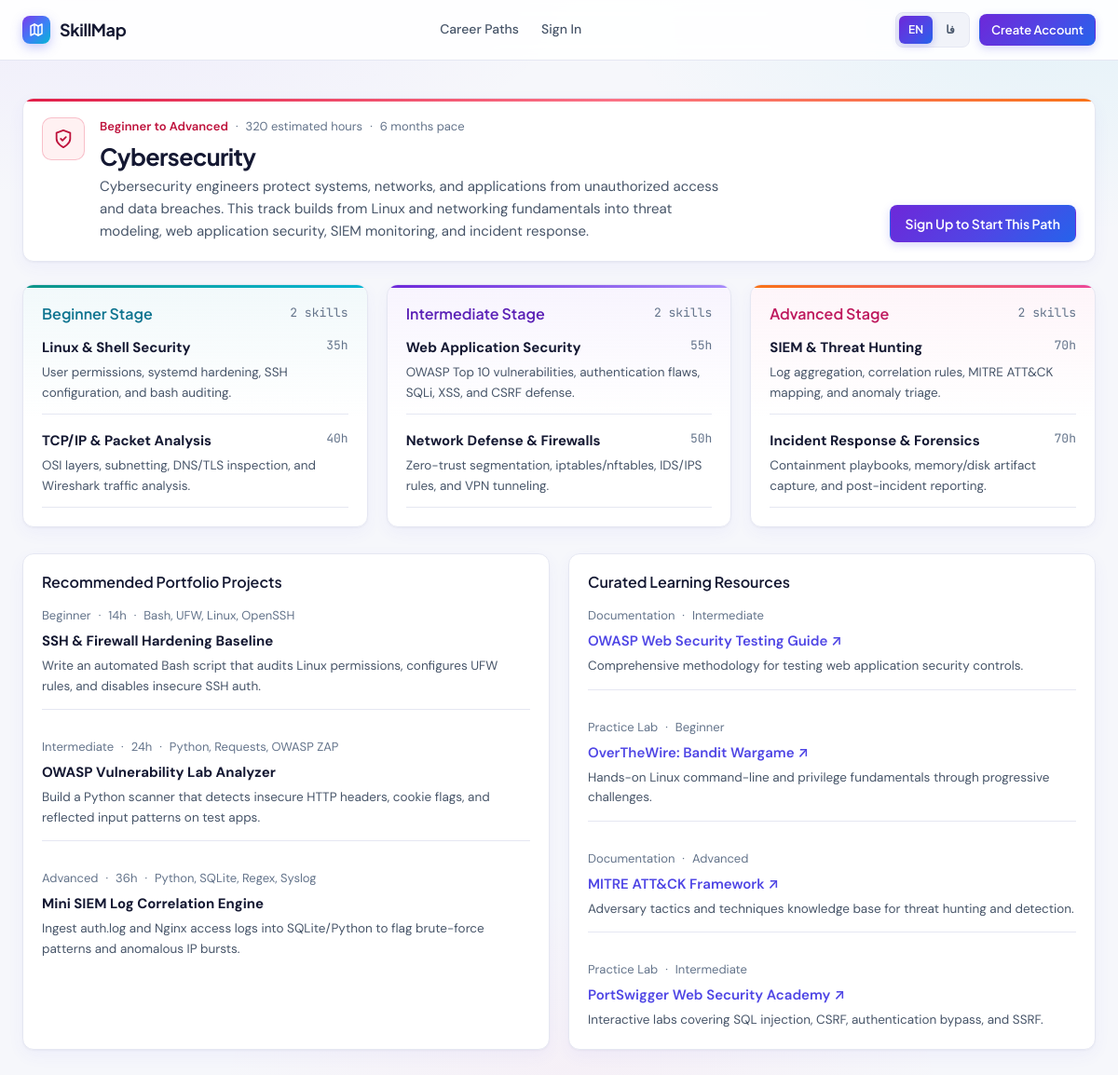
/careers/cybersecurity, run on the app's committed database.
### tables this page shows
CREATE TABLE career_paths (
    id INTEGER PRIMARY KEY AUTOINCREMENT,
    slug TEXT NOT NULL UNIQUE,
    title TEXT NOT NULL UNIQUE,
    tagline TEXT NOT NULL,
    description TEXT NOT NULL,
    estimated_hours INTEGER NOT NULL CHECK (estimated_hours > 0),
    estimated_months INTEGER NOT NULL CHECK (estimated_months > 0),
    difficulty_summary TEXT NOT NULL,
    icon_name TEXT NOT NULL DEFAULT 'compass',
    accent_color TEXT NOT NULL DEFAULT '#4338CA',
    created_at DATETIME NOT NULL DEFAULT CURRENT_TIMESTAMP
);

CREATE TABLE skills (
    id INTEGER PRIMARY KEY AUTOINCREMENT,
    career_path_id INTEGER NOT NULL REFERENCES career_paths(id) ON DELETE CASCADE,
    name TEXT NOT NULL,
    level TEXT NOT NULL CHECK (level IN ('Beginner', 'Intermediate', 'Advanced')),
    description TEXT NOT NULL,
    estimated_hours INTEGER NOT NULL DEFAULT 20 CHECK (estimated_hours > 0),
    sort_order INTEGER NOT NULL DEFAULT 0,
    UNIQUE (career_path_id, name)
);

CREATE TABLE career_recommended_projects (
    id INTEGER PRIMARY KEY AUTOINCREMENT,
    career_path_id INTEGER NOT NULL REFERENCES career_paths(id) ON DELETE CASCADE,
    title TEXT NOT NULL,
    level TEXT NOT NULL CHECK (level IN ('Beginner', 'Intermediate', 'Advanced')),
    description TEXT NOT NULL,
    tech_stack TEXT NOT NULL,
    estimated_hours INTEGER NOT NULL DEFAULT 15 CHECK (estimated_hours > 0)
);

CREATE TABLE resources (
    id INTEGER PRIMARY KEY AUTOINCREMENT,
    user_id INTEGER REFERENCES users(id) ON DELETE CASCADE,
    career_path_id INTEGER REFERENCES career_paths(id) ON DELETE SET NULL,
    title TEXT NOT NULL,
    description TEXT NOT NULL DEFAULT '',
    url TEXT NOT NULL,
    category TEXT NOT NULL CHECK (category IN ('Documentation', 'Course', 'Book', 'Video', 'Article', 'Tool', 'Practice Lab')),
    difficulty TEXT NOT NULL DEFAULT 'Beginner' CHECK (difficulty IN ('Beginner', 'Intermediate', 'Advanced')),
    is_completed INTEGER NOT NULL DEFAULT 0 CHECK (is_completed IN (0, 1)),
    created_at DATETIME NOT NULL DEFAULT CURRENT_TIMESTAMP
);

### routes/careers.py (the view, shortened to what this page needs)
@careers_bp.route("/<slug>")
def detail(slug: str):
    career = query_one("SELECT * FROM career_paths WHERE slug = ?", (slug,))
    if career is None:
        abort(404)
    skills = query_all(
        "SELECT * FROM skills WHERE career_path_id = ? ORDER BY sort_order ASC",
        (career["id"],),
    )
    skills_by_level = {"Beginner": [], "Intermediate": [], "Advanced": []}
    for skill in skills:
        skills_by_level.setdefault(skill["level"], []).append(skill)
    recommended_projects = query_all(
        "SELECT * FROM career_recommended_projects WHERE career_path_id = ? ORDER BY id ASC",
        (career["id"],),
    )
    curated_resources = query_all(
        "SELECT * FROM resources WHERE career_path_id = ? AND user_id IS NULL ORDER BY id ASC",
        (career["id"],),
    )
    is_enrolled = False
    return render_template(
        "careers/detail.html",
        career=career,
        skills_by_level=skills_by_level,
        recommended_projects=recommended_projects,
        curated_resources=curated_resources,
        is_enrolled=is_enrolled,
    )

### auth.py (called while the page is built, shortened)
def get_csrf_token() -> str:
    token = session.get("_csrf_token")
    if not token:
        token = secrets.token_urlsafe(32)
        session["_csrf_token"] = token
    return token

def load_logged_in_user() -> None:
    user_id = session.get("user_id")
    if user_id is None:
        g.user = None

### database.py (called while the page is built)
def get_db() -> sqlite3.Connection:
    if "db" not in g:
        db_path = current_app.config["DATABASE_PATH"]
        if db_path != ":memory:":
            os.makedirs(os.path.dirname(db_path), exist_ok=True)
        conn = sqlite3.connect(
            db_path,
            detect_types=sqlite3.PARSE_DECLTYPES,
        )
        conn.row_factory = sqlite3.Row
        conn.execute("PRAGMA foreign_keys = ON;")
        g.db = conn
    return g.db

def query_all(sql: str, params: Iterable[Any] = ()) -> list[sqlite3.Row]:
    return get_db().execute(sql, tuple(params)).fetchall()

def query_one(sql: str, params: Iterable[Any] = ()) -> Optional[sqlite3.Row]:
    return get_db().execute(sql, tuple(params)).fetchone()

### translations.py (called while the page is built, shortened)
def get_lang() -> str:
    if has_request_context():
        cached = getattr(g, "lang", None)
        if cached in SUPPORTED_LANGUAGES:
            return cached
    return DEFAULT_LANGUAGE

def get_text_dir(lang: Optional[str] = None) -> str:
    active = lang or get_lang()
    return "rtl" if active == "fa" else "ltr"

def load_language_preference() -> None:
    lang = DEFAULT_LANGUAGE
    sess_lang = session.get("lang")
    cookie_lang = request.cookies.get("skillmap_lang")
    if sess_lang in SUPPORTED_LANGUAGES:
        lang = sess_lang
    elif cookie_lang in SUPPORTED_LANGUAGES:
        lang = cookie_lang
        session["lang"] = lang
    g.lang = lang
    g.text_dir = get_text_dir(lang)

def t(key: str, lang: Optional[str] = None, **kwargs: Any) -> str:
    active = lang or get_lang()
    table = TRANSLATIONS.get(active, TRANSLATIONS["en"])
    text = table.get(key)
    if text is None:
        text = TRANSLATIONS["en"].get(key, key)
    if kwargs:
        try:
            return text.format(**kwargs)
        except Exception:
            return text
    return text

def t_enum(group: str, value: str, lang: Optional[str] = None) -> str:
    active = lang or get_lang()
    return ENUM_TRANSLATIONS.get(group, {}).get(active, {}).get(value, value)

def t_rec_project_title(title: str, lang: Optional[str] = None) -> str:
    active = lang or get_lang()
    if active != "fa":
        return title
    return REC_PROJECT_FA.get(title, {}).get("title", title)

### templates/careers/detail.html (shortened to what this page needs)
{% extends "base.html" %}
{% from "_macros.html" import career_icon %}
{% set career_localized_title = t_career_field(career.slug, 'title', career.title) %}
{% macro career_detail_body() %}
<section class="surface-card career-card career-theme--{{ career.slug }}" style="margin-bottom: 24px;">
  <div class="page-header" style="margin-bottom: 0;">
    <div style="display: flex; align-items: flex-start; gap: 16px;">
      <span class="career-emblem" style="width: 46px; height: 46px;">{{ career_icon(career.slug, 22) }}</span>
      <div>
        <div class="meta-line" style="margin-bottom: 6px;">
          <span class="career-ink-text">{{ t_career_field(career.slug, 'difficulty_summary', career.difficulty_summary) }}</span>
          <span aria-hidden="true">&middot;</span>
          <span class="tabular-nums">{{ t('careers.est_hours', hours=career.estimated_hours) }}</span>
          <span aria-hidden="true">&middot;</span>
          <span class="tabular-nums">{{ t('careers.est_months', months=career.estimated_months) }}</span>
        </div>
        <h1 class="page-title">{{ career_localized_title }}</h1>
        <p class="page-subtitle">{{ t_career_field(career.slug, 'description', career.description) }}</p>
      </div>
    </div>
    <div>
      {% if current_user %}
        <form action="{{ url_for('careers.enroll', slug=career.slug) }}" method="POST">
          <input type="hidden" name="csrf_token" value="{{ csrf_token() }}" />
          <button type="submit" class="btn btn-primary">
            {% if is_enrolled %}{{ t('careers.open_personalized') }}{% else %}{{ t('careers.enroll_generate') }}{% endif %}
          </button>
        </form>
      {% else %}
        <a href="{{ url_for('auth.register') }}" class="btn btn-primary">{{ t('careers.signup_start') }}</a>
      {% endif %}
    </div>
  </div>
</section>
<section class="stack-lg" style="margin-bottom: 28px;">
  <div class="grid-3">
    {% set stage_classes = {'Beginner': 'kpi-turquoise', 'Intermediate': 'kpi-purple', 'Advanced': 'kpi-coral'} %}
    {% for level_name in ['Beginner', 'Intermediate', 'Advanced'] %}
      <div class="kpi-card {{ stage_classes[level_name] }}" style="padding: 20px; gap: 14px;">
        <div class="card-header" style="margin-bottom: 0;">
          <h2 class="card-title level-text--{{ level_name }}">{{ t('careers.stage_title', level=t_enum('level', level_name)) }}</h2>
          <span class="font-mono" style="font-size: 0.8125rem; color: var(--text-muted);">
            {{ t('common.skills_count', count=skills_by_level[level_name]|length) }}
          </span>
        </div>
        <div class="stack-md">
          {% for skill in skills_by_level[level_name] %}
            <div style="padding-bottom: 12px; border-bottom: 1px solid var(--border-hairline);">
              <div style="display: flex; justify-content: space-between; gap: 8px;">
                <strong style="font-size: 0.9375rem;">{{ t_skill_name(skill.name) }}</strong>
                <span class="font-mono" style="font-size: 0.8125rem; color: var(--text-muted);">{{ skill.estimated_hours }}{{ t('common.hours_unit') }}</span>
              </div>
              <p style="margin-top: 4px; font-size: 0.84375rem; color: var(--text-secondary);">
                {{ t_skill_desc(skill.name, skill.description) }}
              </p>
            </div>
          {% endfor %}
        </div>
      </div>
    {% endfor %}
  </div>
</section>
<section class="grid-2">
  <div class="surface-card">
    <div class="card-header">
      <h2 class="card-title">{{ t('careers.rec_projects') }}</h2>
    </div>
    <div class="stack-md">
      {% for proj in recommended_projects %}
        <div class="list-row">
          <div>
            <div class="meta-line" style="margin-bottom: 4px;">
              <span>{{ t_enum('level', proj.level) }}</span>
              <span aria-hidden="true">&middot;</span>
              <span class="tabular-nums">{{ proj.estimated_hours }}{{ t('common.hours_unit') }}</span>
              <span aria-hidden="true">&middot;</span>
              <span>{{ proj.tech_stack }}</span>
            </div>
            <strong style="font-size: 0.9375rem;">{{ t_rec_project_title(proj.title) }}</strong>
            <p style="margin-top: 4px; font-size: 0.84375rem; color: var(--text-secondary);">{{ t_rec_project_desc(proj.title, proj.description) }}</p>
          </div>
        </div>
      {% endfor %}
    </div>
  </div>
  <div class="surface-card">
    <div class="card-header">
      <h2 class="card-title">{{ t('careers.curated_resources') }}</h2>
    </div>
    <div class="stack-md">
      {% for res in curated_resources %}
        <div class="list-row">
          <div style="min-width: 0; flex: 1;">
            <div class="meta-line" style="margin-bottom: 4px;">
              <span>{{ t_enum('category', res.category) }}</span>
              <span aria-hidden="true">&middot;</span>
              <span>{{ t_enum('level', res.difficulty) }}</span>
            </div>
            <a href="{{ res.url }}" target="_blank" rel="noopener noreferrer" style="font-weight: 600; color: var(--accent-indigo);">
              {{ t_resource_title(res.title) }} {{ t('common.arrow_external') }}
            </a>
            <p style="margin-top: 4px; font-size: 0.84375rem; color: var(--text-secondary);">{{ t_resource_desc(res.title, res.description) }}</p>
          </div>
        </div>
      {% endfor %}
    </div>
  </div>
</section>
{% endmacro %}
{% block public_content %}
  {{ career_detail_body() }}
{% endblock %}

### data on the page
career_paths: slug+difficulty_summary "Beginner to Advanced", estimated_hours "320 estimated hours", estimated_months "6 months pace", title "Cybersecurity", slug+description "Cybersecurity engineers protect systems, networks, and applications from unauthorized access and data breaches. This track builds from Linux and networking fundamentals into threat modeling, web application security, SIEM monitoring, and incident response."
skills: name "Linux & Shell Security", estimated_hours "35", t "h", name+description "User permissions, systemd hardening, SSH configuration, and bash auditing."
skills: name "TCP/IP & Packet Analysis", estimated_hours "40", t "h", name+description "OSI layers, subnetting, DNS/TLS inspection, and Wireshark traffic analysis."
skills: name "Web Application Security", estimated_hours "55", t "h", name+description "OWASP Top 10 vulnerabilities, authentication flaws, SQLi, XSS, and CSRF defense."
skills: name "Network Defense & Firewalls", estimated_hours "50", t "h", name+description "Zero-trust segmentation, iptables/nftables, IDS/IPS rules, and VPN tunneling."
skills: name "SIEM & Threat Hunting", estimated_hours "70", t "h", name+description "Log aggregation, correlation rules, MITRE ATT&CK mapping, and anomaly triage."
skills: name "Incident Response & Forensics", estimated_hours "70", t "h", name+description "Containment playbooks, memory/disk artifact capture, and post-incident reporting."
career_recommended_projects: level "Beginner", estimated_hours "14", t "h", tech_stack "Bash, UFW, Linux, OpenSSH", title "SSH & Firewall Hardening Baseline", title+description "Write an automated Bash script that audits Linux permissions, configures UFW rules, and disables insecure SSH auth."
career_recommended_projects: level "Intermediate", estimated_hours "24", t "h", tech_stack "Python, Requests, OWASP ZAP", title "OWASP Vulnerability Lab Analyzer", title+description "Build a Python scanner that detects insecure HTTP headers, cookie flags, and reflected input patterns on test apps."
career_recommended_projects: level "Advanced", estimated_hours "36", t "h", tech_stack "Python, SQLite, Regex, Syslog", title "Mini SIEM Log Correlation Engine", title+description "Ingest auth.log and Nginx access logs into SQLite/Python to flag brute-force patterns and anomalous IP bursts."
resources: category "Documentation", difficulty "Intermediate", title "OWASP Web Security Testing Guide", t "↗", title+description "Comprehensive methodology for testing web application security controls."
resources: category "Practice Lab", difficulty "Beginner", title "OverTheWire: Bandit Wargame", t "↗", title+description "Hands-on Linux command-line and privilege fundamentals through progressive challenges."
resources: category "Documentation", difficulty "Advanced", title "MITRE ATT&CK Framework", t "↗", title+description "Adversary tactics and techniques knowledge base for threat hunting and detection."
resources: category "Practice Lab", difficulty "Intermediate", title "PortSwigger Web Security Academy", t "↗", title+description "Interactive labs covering SQL injection, CSRF, authentication bypass, and SSRF."

### other printed values
{{ t('app.name') }} "SkillMap"
{{ t('nav.career_paths') }} "Career Paths"
{{ t('nav.sign_in') }} "Sign In"
{{ t('lang.en') }} "EN"
{{ t('lang.fa') }} "فا"
{{ t('nav.create_account') }} "Create Account"
{{ t('careers.signup_start') }} "Sign Up to Start This Path"
{{ t('careers.stage_title', level=t_enum('level', level_name)) }} "Beginner Stage" "Intermediate Stage" "Advanced Stage"
{{ t('common.skills_count', count=skills_by_level[level_name]|length) }} "2 skills" "2 skills" "2 skills"
{{ t('careers.rec_projects') }} "Recommended Portfolio Projects"
{{ t('careers.curated_resources') }} "Curated Learning Resources"
